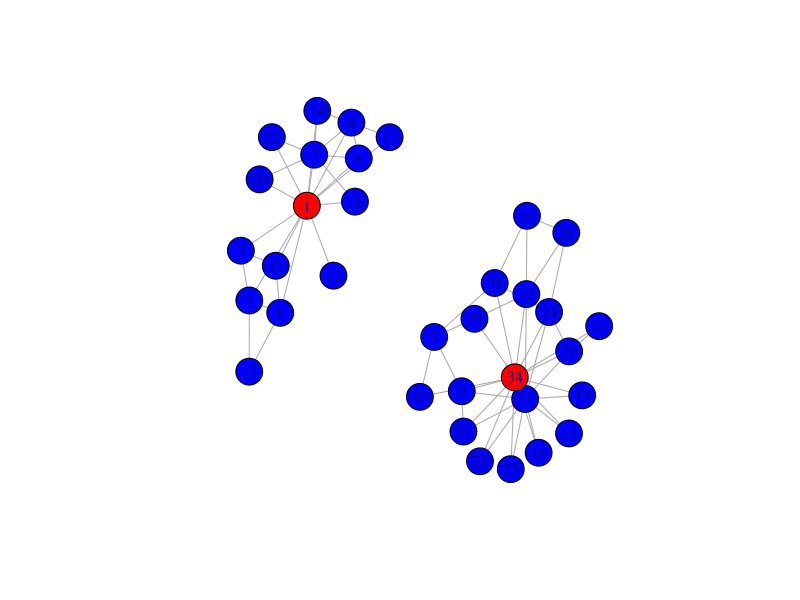
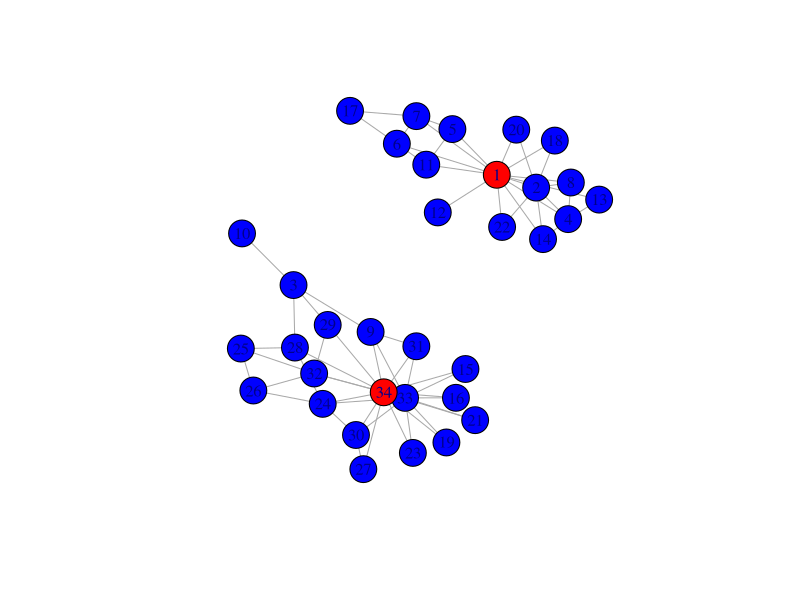
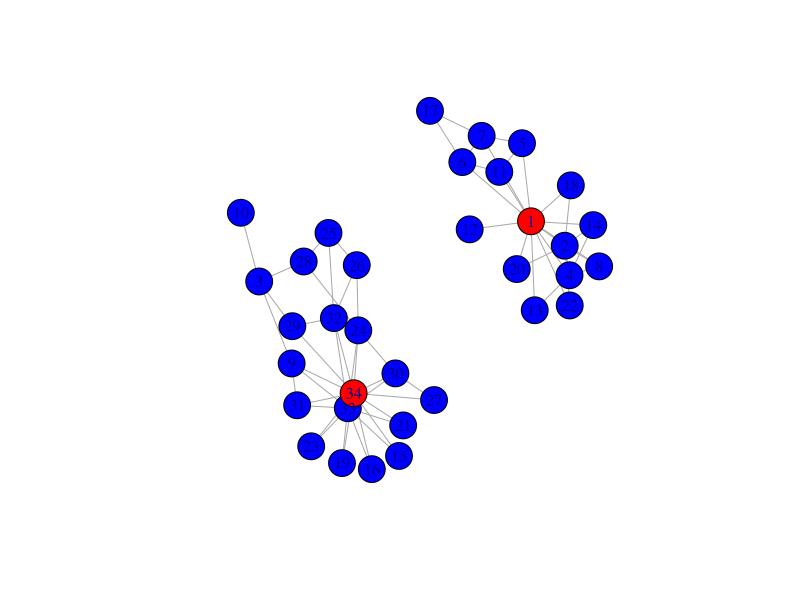

These figures' R source, in order:
#Bryan Carey
#Due March 16, 2017

library(igraph)

#Reading in from .gml file
karateclub <- graph.famous("Zachary")

#Coloring of nodes, denoting Mr. Hi & John A., and the students
V(karateclub)$color[1] <- "red"
V(karateclub)$color[34] <- "red"
V(karateclub)$color[2:33] <- "blue"

#edge betweenness
karateclubsplit <-edge.betweenness.community(karateclub)

#found from 
mods <- sapply(
  0:ecount(karateclub), function(i){ 
    karateclub2 <- delete.edges(karateclub, karateclubsplit$removed.edges[seq(length=i)]) 
    cl <- clusters(karateclub2)$membership
    if(no.clusters(karateclub2)==2){
      plot(karateclub2,)}})


